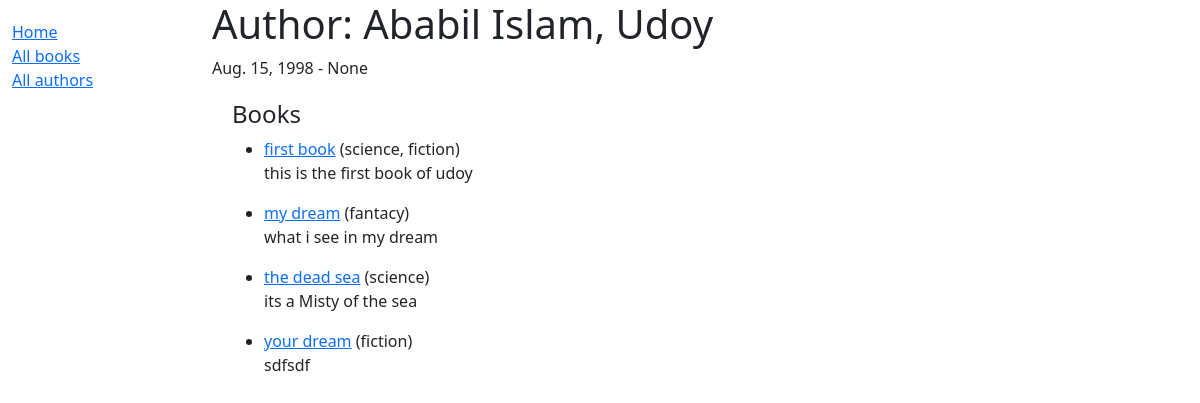
Page /catalog/authors/1/ on the committed database.
### catalog/models.py (models this page shows, shortened)
class Author(models.Model):
    first_name = models.CharField(max_length=100)
    last_name = models.CharField(max_length=100)
    date_of_birth = models.DateField(null=True, blank=True)
    date_of_death = models.DateField('died', null=True, blank=True)
    class Meta:
        ordering = ['last_name', 'first_name']

class Book(models.Model):
    title = models.CharField(max_length=200)
    author = models.ForeignKey('Author', on_delete=models.RESTRICT, null=True)
    summary = models.TextField(
        max_length=1000, help_text="Enter a brief description of the book")
    isbn = models.CharField('ISBN', max_length=13,
                            unique=True,
                            help_text='13 Character <a href="https://www.isbn-international.org/content/what-isbn'
                                      '">ISBN number</a>')
    genre = models.ManyToManyField(
        Genre, help_text="Select a genre for this book")
    language = models.ForeignKey(
        'Language', on_delete=models.SET_NULL, null=True)
    class Meta:
        ordering = ['title', 'author']
    def display_genre(self):
        return ', '.join([genre.name for genre in self.genre.all()[:3]])
    display_genre.short_description = 'Genre'

class Genre(models.Model):
    name = models.CharField(
        max_length=200,
        unique=True,
        help_text="Enter a book genre (e.g. Science Fiction, French Poetry etc.)"
    )

### catalog/views.py (the view)
# urls.py: path('authors/<int:pk>/', views.AuthorDetailView.as_view(), name='author-detail')
class AuthorDetailView(generic.DetailView):
    model = Author
    template_name = 'author_detail.html'
    def get_context_data(self, **kwargs):
        context = super(AuthorDetailView, self).get_context_data(**kwargs)
        context['book_list'] = Book.objects.filter(author_id=1)
        return context

### catalog/templates/author_detail.html
{% extends "base_generic.html" %}
{% block content %}
    <h1>Author: {{ author.first_name }}, {{ author.last_name }}</h1>
    <p>{{ author.date_of_birth }} - {{ author.date_of_death }}</p>
  <div style="margin-left:20px;margin-top:20px">
    <h4>Books</h4>
         {% if book_list %}
            <ul>
              {% for book in book_list %}
              <li>
                <a href="#">{{ book.title }}</a>
                ({{book.display_genre}})
              </li>
                  <p>{{ book.summary }}</p>
              {% endfor %}
            </ul>
  {% else %}
    <p>There are no books in the library.{actually cant print or filter books with the authors}</p>
  {% endif %}
  </div>
{% endblock %}

### rows in the picture
Author: date_of_birth "Aug. 15, 1998", date_of_death "None"
Book: title "first book", display_genre "science, fiction", summary "this is the first book of udoy"
Book: title "my dream", display_genre "fantacy", summary "what i see in my dream"
Book: title "the dead sea", display_genre "science", summary "its a Misty of the sea"
Book: title "your dream", display_genre "fiction", summary "sdfsdf"
